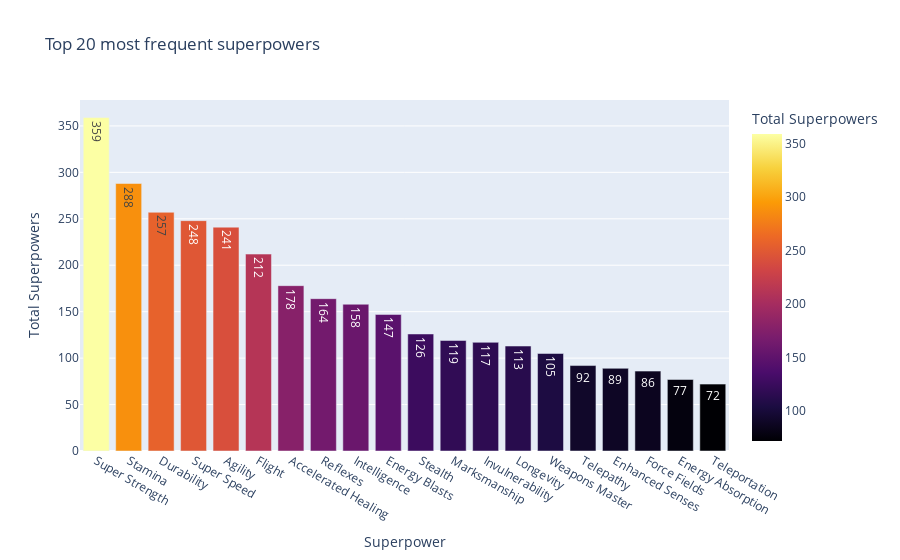

Notebook code for this chart:
### Code cell
fig=px.bar(top_20_powers, 
           x='Superpower', 
           y='Total Superpowers', 
           title= 'Top 20 most frequent superpowers', 
           text_auto=True, 
           color='Total Superpowers', 
           color_continuous_scale = 'inferno')
fig.show()

### Figure 1 — Plotly figure (JSON) as saved in the notebook; plotly's stock layout.template omitted (floating-point values rounded to 4 significant figures)
{"data": [{"alignmentgroup": "True", "hovertemplate": "Superpower=%{x}<br>Total Superpowers=%{marker.color}<extra></extra>", "legendgroup": "", "marker": {"color": [359, 288, 257, 248, 241, 212, 178, 164, 158, 147, 126, 119, 117, 113, 105, 92, 89, 86, 77, 72], "coloraxis": "coloraxis", "pattern": {"shape": ""}}, "name": "", "offsetgroup": "", "orientation": "v", "showlegend": false, "textposition": "auto", "texttemplate": "%{y}", "x": ["Super Strength", "Stamina", "Durability", "Super Speed", "Agility", "Flight", "Accelerated Healing", "Reflexes", "Intelligence", "Energy Blasts", "Stealth", "Marksmanship", "Invulnerability", "Longevity", "Weapons Master", "Telepathy", "Enhanced Senses", "Force Fields", "Energy Absorption", "Teleportation"], "xaxis": "x", "y": [359, 288, 257, 248, 241, 212, 178, 164, 158, 147, 126, 119, 117, 113, 105, 92, 89, 86, 77, 72], "yaxis": "y", "type": "bar"}], "layout": {"xaxis": {"anchor": "y", "domain": [0, 1], "title": {"text": "Superpower"}, "type": "category", "range": [-0.5, 19.5], "autorange": true}, "yaxis": {"anchor": "x", "domain": [0, 1], "title": {"text": "Total Superpowers"}, "type": "linear", "range": [0, 377.9], "autorange": true}, "coloraxis": {"colorbar": {"title": {"text": "Total Superpowers"}}, "colorscale": [[0, "#000004"], [0.1111, "#1b0c41"], [0.2222, "#4a0c6b"], [0.3333, "#781c6d"], [0.4444, "#a52c60"], [0.5556, "#cf4446"], [0.6667, "#ed6925"], [0.7778, "#fb9b06"], [0.8889, "#f7d13d"], [1, "#fcffa4"]]}, "legend": {"tracegroupgap": 0}, "title": {"text": "Top 20 most frequent superpowers"}, "barmode": "relative", "autosize": true}}
